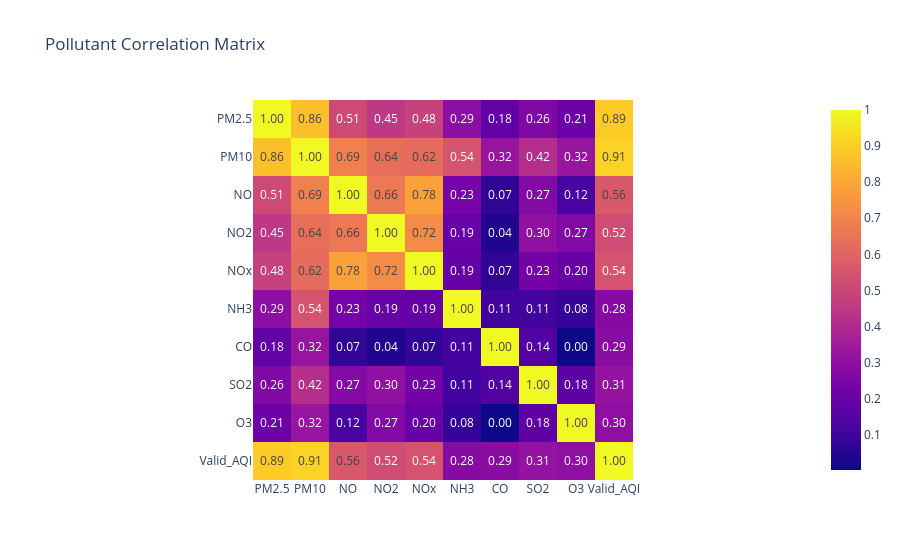

The cell this chart's notebook holds for it:
### Code cell
fig = px.imshow(
    corr,
    text_auto=".2f", # type: ignore
    title="Pollutant Correlation Matrix"
)

fig.show()

### Figure 1 — Plotly figure (JSON) as saved in the notebook; plotly's stock layout.template omitted (floating-point values rounded to 4 significant figures)
{"data": [{"coloraxis": "coloraxis", "hovertemplate": "x: %{x}<br>y: %{y}<br>color: %{z}<extra></extra>", "name": "0", "texttemplate": "%{z:.2f}", "type": "heatmap", "x": ["PM2.5", "PM10", "NO", "NO2", "NOx", "NH3", "CO", "SO2", "O3", "Valid_AQI"], "xaxis": "x", "y": ["PM2.5", "PM10", "NO", "NO2", "NOx", "NH3", "CO", "SO2", "O3", "Valid_AQI"], "yaxis": "y", "z": [[1.0, 0.863, 0.5132, 0.451, 0.4827, 0.2916, 0.1833, 0.2613, 0.2106, 0.8915], [0.863, 1.0, 0.691, 0.6363, 0.6249, 0.5412, 0.3219, 0.4171, 0.3241, 0.9079], [0.5132, 0.691, 1.0, 0.6646, 0.7841, 0.2332, 0.07207, 0.2704, 0.1198, 0.5596], [0.451, 0.6363, 0.6646, 1.0, 0.7203, 0.1937, 0.03942, 0.3043, 0.2667, 0.5214], [0.4827, 0.6249, 0.7841, 0.7203, 1.0, 0.1878, 0.07297, 0.2311, 0.1968, 0.544], [0.2916, 0.5412, 0.2332, 0.1937, 0.1878, 1.0, 0.107, 0.1071, 0.08431, 0.2767], [0.1833, 0.3219, 0.07207, 0.03942, 0.07297, 0.107, 1.0, 0.1449, 0.00252, 0.2871], [0.2613, 0.4171, 0.2704, 0.3043, 0.2311, 0.1071, 0.1449, 1.0, 0.177, 0.3139], [0.2106, 0.3241, 0.1198, 0.2667, 0.1968, 0.08431, 0.00252, 0.177, 1.0, 0.2968], [0.8915, 0.9079, 0.5596, 0.5214, 0.544, 0.2767, 0.2871, 0.3139, 0.2968, 1.0]]}], "layout": {"coloraxis": {"colorscale": [[0, "#0d0887"], [0.1111, "#46039f"], [0.2222, "#7201a8"], [0.3333, "#9c179e"], [0.4444, "#bd3786"], [0.5556, "#d8576b"], [0.6667, "#ed7953"], [0.7778, "#fb9f3a"], [0.8889, "#fdca26"], [1, "#f0f921"]]}, "title": {"text": "Pollutant Correlation Matrix"}, "xaxis": {"anchor": "y", "constrain": "domain", "domain": [0, 1], "scaleanchor": "y"}, "yaxis": {"anchor": "x", "autorange": "reversed", "constrain": "domain", "domain": [0, 1]}}}
